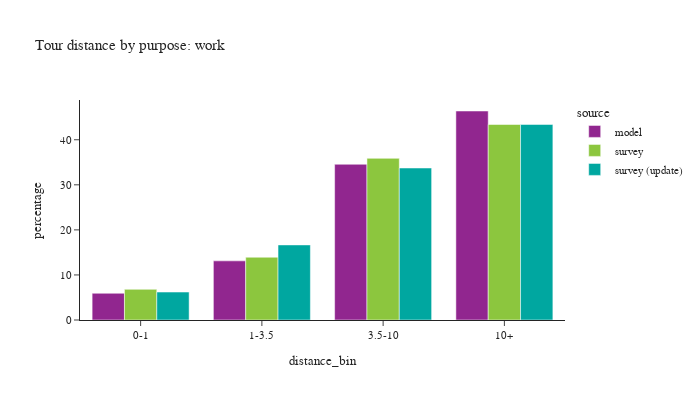

Notebook code for this chart:
### Code cell
plot_bins(tour, tour['pdpurp'] == 1, 'work')

### Figure 1 — Plotly figure (JSON) as saved in the notebook; plotly's stock layout.template omitted (floating-point values rounded to 4 significant figures)
{"data": [{"alignmentgroup": "True", "customdata": [[85684], [189636], [499403], [670211]], "hovertemplate": "source=model<br>distance_bin=%{x}<br>percentage=%{y}<br>sample count=%{customdata[0]}<extra></extra>", "legendgroup": "model", "marker": {"color": "#91268F", "pattern": {"shape": ""}}, "name": "model", "offsetgroup": "model", "orientation": "v", "showlegend": true, "textposition": "auto", "type": "bar", "x": ["0-1", "1-3.5", "3.5-10", "10+"], "xaxis": "x", "y": [5.93, 13.12, 34.56, 46.38], "yaxis": "y"}, {"alignmentgroup": "True", "customdata": [[294], [551], [835], [788]], "hovertemplate": "source=survey<br>distance_bin=%{x}<br>percentage=%{y}<br>sample count=%{customdata[0]}<extra></extra>", "legendgroup": "survey", "marker": {"color": "#8CC63E", "pattern": {"shape": ""}}, "name": "survey", "offsetgroup": "survey", "orientation": "v", "showlegend": true, "textposition": "auto", "type": "bar", "x": ["0-1", "1-3.5", "3.5-10", "10+"], "xaxis": "x", "y": [6.802, 13.93, 35.88, 43.39], "yaxis": "y"}, {"alignmentgroup": "True", "customdata": [[306], [571], [853], [846]], "hovertemplate": "source=survey (update)<br>distance_bin=%{x}<br>percentage=%{y}<br>sample count=%{customdata[0]}<extra></extra>", "legendgroup": "survey (update)", "marker": {"color": "#00A7A0", "pattern": {"shape": ""}}, "name": "survey (update)", "offsetgroup": "survey (update)", "orientation": "v", "showlegend": true, "textposition": "auto", "type": "bar", "x": ["0-1", "1-3.5", "3.5-10", "10+"], "xaxis": "x", "y": [6.202, 16.67, 33.73, 43.4], "yaxis": "y"}], "layout": {"barmode": "group", "font": {"size": 11}, "height": 400, "legend": {"title": {"text": "source"}, "tracegroupgap": 0}, "title": {"text": "Tour distance by purpose: work"}, "width": 700, "xaxis": {"anchor": "y", "domain": [0.0, 1.0], "title": {"text": "distance_bin"}}, "yaxis": {"anchor": "x", "domain": [0.0, 1.0], "title": {"text": "percentage"}}}}
